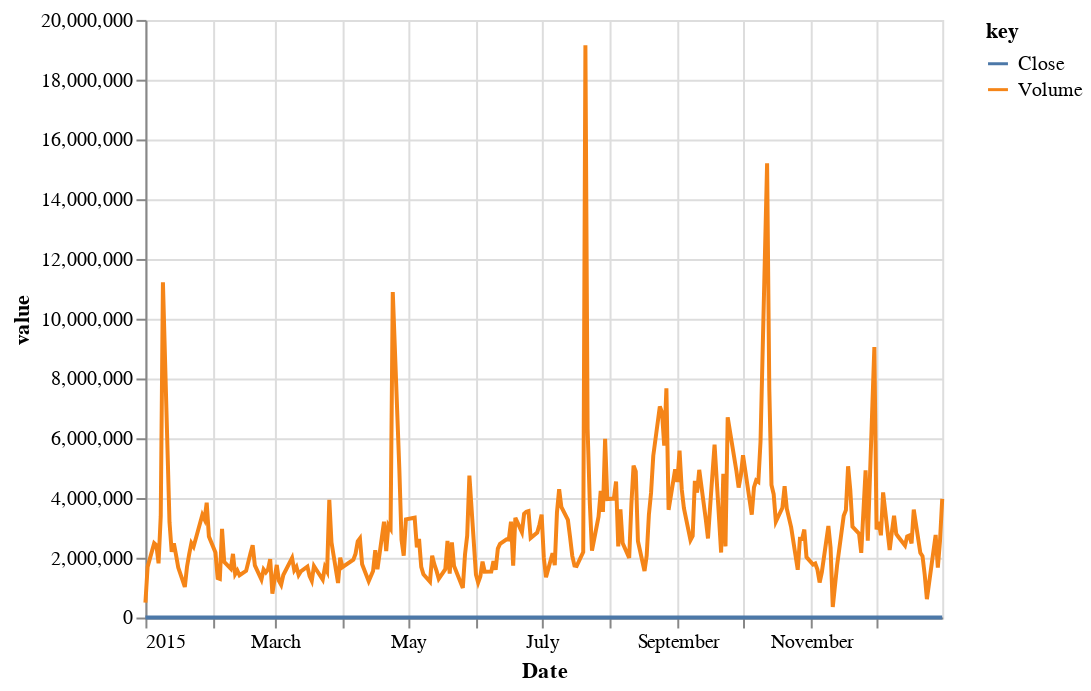

Write notebook code for a chart like this one.
### Code cell
alt.Chart(infy_day).mark_line().transform_fold([ 'Volume','Close']).encode(
    x='Date:T',
    y='value:Q',
    color='key:N'
)

### Figure 1 — Vega-Lite specification as saved in the notebook (floating-point values rounded to 4 significant figures; data arrays with more than 128 entries replaced by an {"elided": "..."} marker saying what was removed)
{"config": {"view": {"continuousWidth": 400, "continuousHeight": 300}}, "data": {"name": "data-66446cfb83bc065e6dfba1298243c7af"}, "mark": "line", "encoding": {"color": {"type": "nominal", "field": "key"}, "x": {"type": "temporal", "field": "Date"}, "y": {"type": "quantitative", "field": "value"}}, "transform": [{"fold": ["Volume", "Close"]}], "$schema": "https://vega.github.io/schema/vega-lite/v4.8.1.json", "datasets": {"data-66446cfb83bc065e6dfba1298243c7af": {"elided": "365 records"}}}
